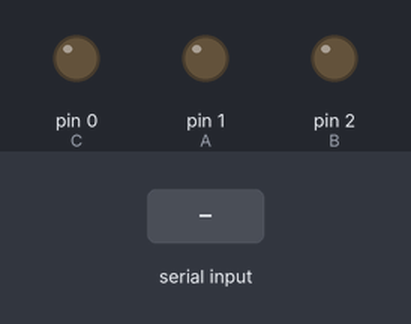
The sketch below on a simulated Arduino Uno, built with avr-gcc and run on an emulated ATmega328P. On the bench: output pins drawn as LEDs (lit = HIGH). Inputs (shaded band) come from the test bench.

Above: at 1.2 s.
1.3 s: "0\n" received over the second serial link
At 3.5 s:
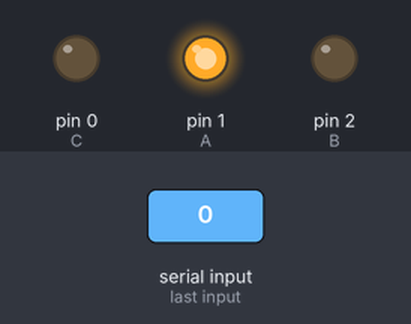
3.8 s: "1\n" received over the second serial link
At 5.4 s:
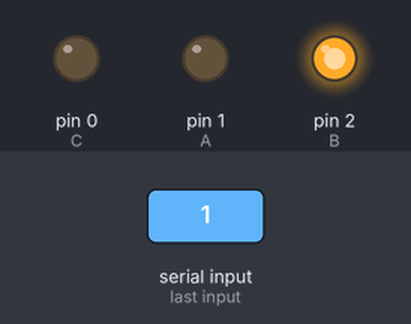
6.2 s: "2\n" received over the second serial link
At 8.5 s:
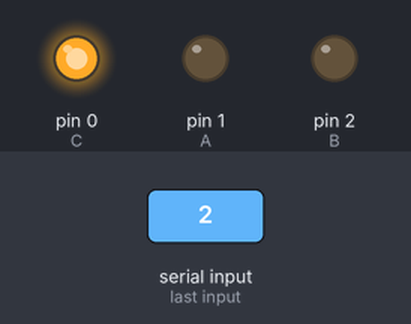
Timing chart, 0 to 10.0 s (numbered marks = the images above; inputs shaded):
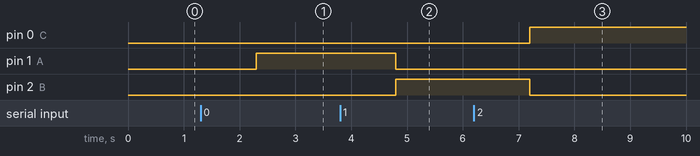

The sketch:

SerialMozta.ino
```cpp
#include <SoftwareSerial.h>

const int A = 1;           // *** PB0, MOSI, LED
const int B = 2;           // *** PB1, MISO
const int C = 0;           // *** PB2, SCK, LED

// pin 1 = A = S1 y S4
// pin 2 = B = S2 y S3
// pin 0 = C = S1 y S3

#define RX    3   // *** D6, Pin 3
#define TX    4   // *** D7, Pin 4
SoftwareSerial Serial(RX,TX);
void setup() {
  pinMode(A, OUTPUT);
  pinMode(B, OUTPUT);
  pinMode(C, OUTPUT);
  Serial.begin(9600);

}

void loop() {
/*
zeros();
adelante();
delay(5000);
zeros();
atras();
delay(5000);
zeros();
detener();
delay(5000);
  */
/*
  Serial.write('a');
  if(Serial.available()){
    if(Serial.read()=='a'){
      zeros();
      adelante();
    }
  }
  */
  if (Serial.available()) {
      int a = Serial.readString().toInt();
      if(a==0){
        zeros();
        adelante();
      }
      else if(a==1){
        zeros();
        atras();
      }
      else if(a==2){
        zeros();
        detener();
      }
      }
}

void zeros(){
  digitalWrite(C,LOW);
  digitalWrite(A,LOW);
  digitalWrite(B,LOW);
}
void adelante() {
  digitalWrite(C,LOW);
  digitalWrite(B,LOW);
  digitalWrite(A,HIGH);
}

void detener() {
  digitalWrite(A,LOW);
  digitalWrite(B,LOW);
  digitalWrite(C,HIGH);
}

void atras() {
  digitalWrite(C,LOW);
  digitalWrite(A,LOW);
  digitalWrite(B,HIGH);
}
```

Measured:
- after the input at 1.3 s, pin 1 (A): LOW → HIGH after 1.0 s
- after the input at 3.8 s, pin 1 (A): HIGH → LOW after 1.0 s; pin 2 (B): LOW → HIGH after 1.0 s
- after the input at 6.2 s, pin 0 (C): LOW → HIGH after 1.0 s; pin 2 (B): HIGH → LOW after 1.0 s
